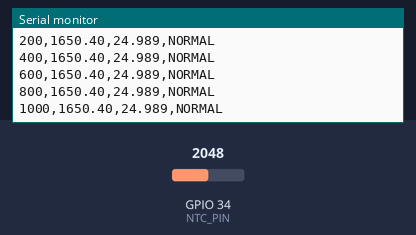
Recording of a sketch running on a simulated ESP32. On the bench: the last lines printed to the serial monitor. Inputs (shaded band) come from the test bench; at power-on: GPIO 34 (NTC_PIN) = 2048 (analog values on the 0–4095 scale).

Above: at 1.2 s.
1.3 s: GPIO 34 (NTC_PIN) set to 2866
At 1.57 s:
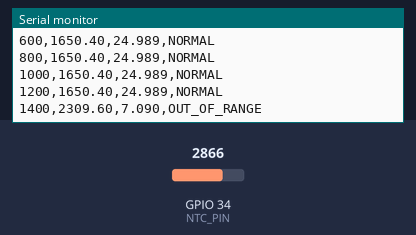
3.1 s: GPIO 34 (NTC_PIN) set to 3603
At 3.37 s:
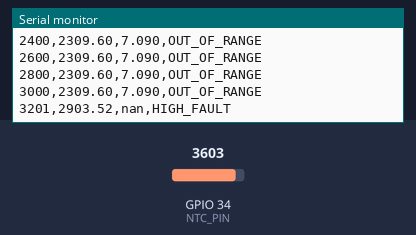
4.9 s: GPIO 34 (NTC_PIN) set to 1228
At 5.17 s:
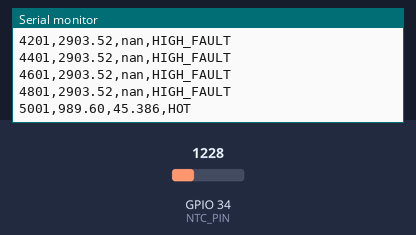
6.7 s: GPIO 34 (NTC_PIN) set to 60
At 6.97 s:
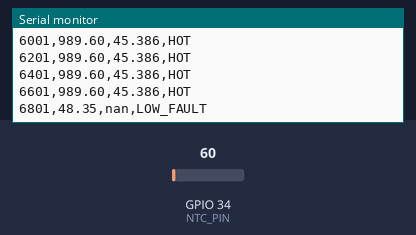

Measured:
- after the input at 1.3 s, the serial monitor: prints a new line after 0.12 s (image 1)
- after the input at 3.1 s, the serial monitor: prints a new line after 0.12 s (image 2)
- after the input at 4.9 s, the serial monitor: prints a new line after 0.12 s (image 3)
- after the input at 6.7 s, the serial monitor: prints a new line after 0.12 s (image 4)

The sketch:

sketch.ino
```cpp
// ThermoBench - Wokwi ESP32 / NTC temperature firmware demonstrator
// Uses Wokwi's 3-pin NTC module (10k NTC + built-in 10k divider).
// NOT a simulation of the separate R1=9.82k, R2=990R, C1=100nF KiCad circuit.
// Output: ms,mv,temp_c,status  (a four-column CSV stream)

#include <Arduino.h>
#include <math.h>

constexpr int NTC_PIN = 34;                 // ESP32 ADC1 GPIO34
constexpr int ADC_SAMPLES = 16;
constexpr uint32_t SAMPLE_PERIOD_MS = 200; // 5 reports per second
constexpr float ADC_MAX_COUNTS = 4095.0f; // ESP32 12-bit ADC
constexpr float SUPPLY_MV = 3300.0f;      // Nominal Wokwi module supply
constexpr float R_FIXED_OHMS = 10000.0f; // Wokwi NTC module's internal resistor
constexpr float R_NTC_AT_25C = 10000.0f;
constexpr float BETA = 3950.0f;
constexpr float T_25_KELVIN = 298.15f;

uint32_t lastReportMs = 0;
bool hotLatched = false;

void setup() {
  Serial.begin(115200);
  analogReadResolution(12);
  analogSetPinAttenuation(NTC_PIN, ADC_11db);
  Serial.println("ms,mv,temp_c,status");
}

void loop() {
  const uint32_t now = millis();
  if ((uint32_t)(now - lastReportMs) < SAMPLE_PERIOD_MS) {
    return;
  }
  lastReportMs = now;

  uint32_t sumCounts = 0;
  for (int i = 0; i < ADC_SAMPLES; ++i) {
    sumCounts += analogRead(NTC_PIN);
    delay(1);
  }
  const float avgCounts = (float)sumCounts / ADC_SAMPLES;
  const float fraction = avgCounts / ADC_MAX_COUNTS;
  const float mv = fraction * SUPPLY_MV;

  float tempC = NAN;
  const char *status = "NORMAL";

  if (fraction <= 0.0f || mv <= 100.0f) {
    status = "LOW_FAULT";
    hotLatched = false;
  } else if (fraction >= 1.0f || mv >= 2900.0f) {
    status = "HIGH_FAULT";
    hotLatched = false;
  } else {
    // Wokwi NTC module: fixed 10k to VCC, NTC to GND.
    // Ratio = V(OUT)/VCC. This conversion matches Wokwi's NTC docs.
    const float rNTC = R_FIXED_OHMS * fraction / (1.0f - fraction);
    const float inverseT = (1.0f / T_25_KELVIN)
                         + (logf(rNTC / R_NTC_AT_25C) / BETA);
    tempC = (1.0f / inverseT) - 273.15f;

    if (!isfinite(tempC) || tempC < 15.0f || tempC > 55.0f) {
      status = "OUT_OF_RANGE";
      hotLatched = false;
    } else {
      if (tempC >= 45.0f) {
        hotLatched = true;
      } else if (tempC <= 43.0f) {
        hotLatched = false;
      }
      status = hotLatched ? "HOT" : "NORMAL";
    }
  }

  Serial.printf("%lu,%.2f,", (unsigned long)now, mv);
  if (isfinite(tempC)) {
    Serial.printf("%.3f", tempC);
  } else {
    Serial.print("nan");
  }
  Serial.printf(",%s\n", status);
}
```
